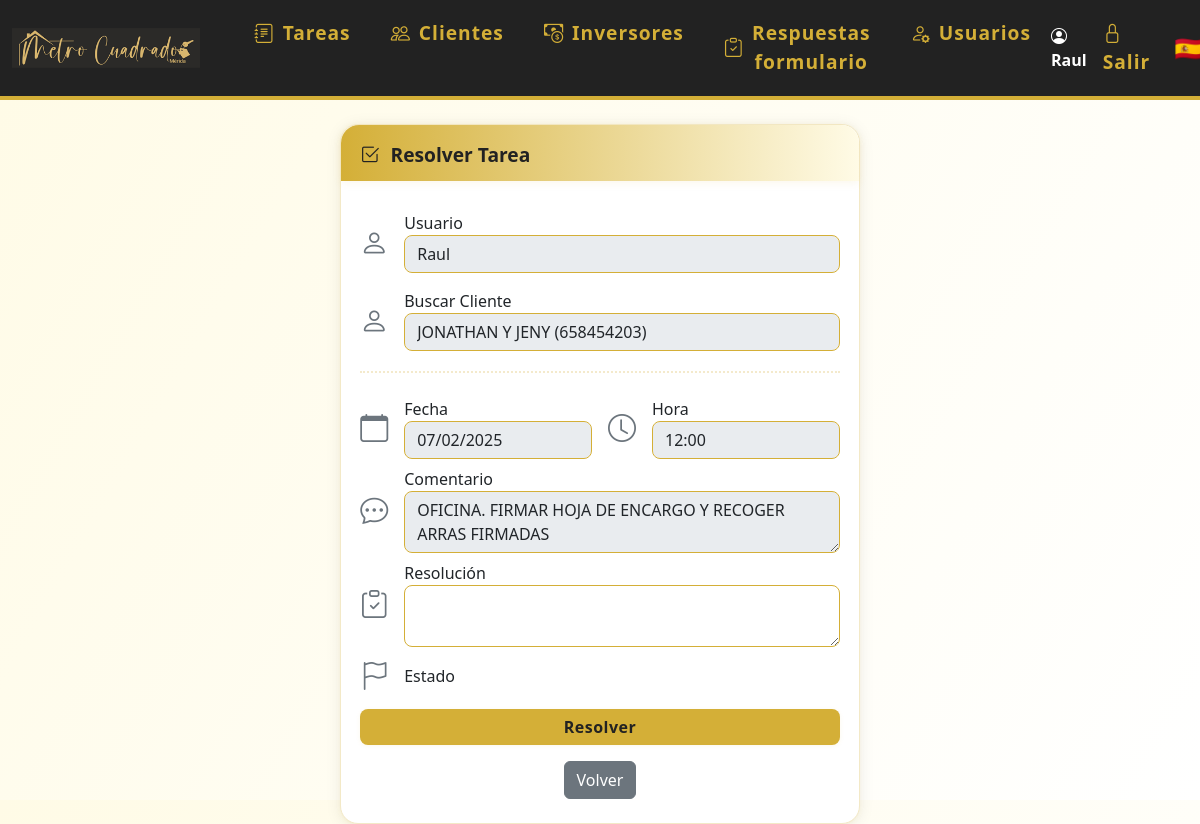
/editar_tarea/6 (signed in), run on an earlier commit of the app's database.
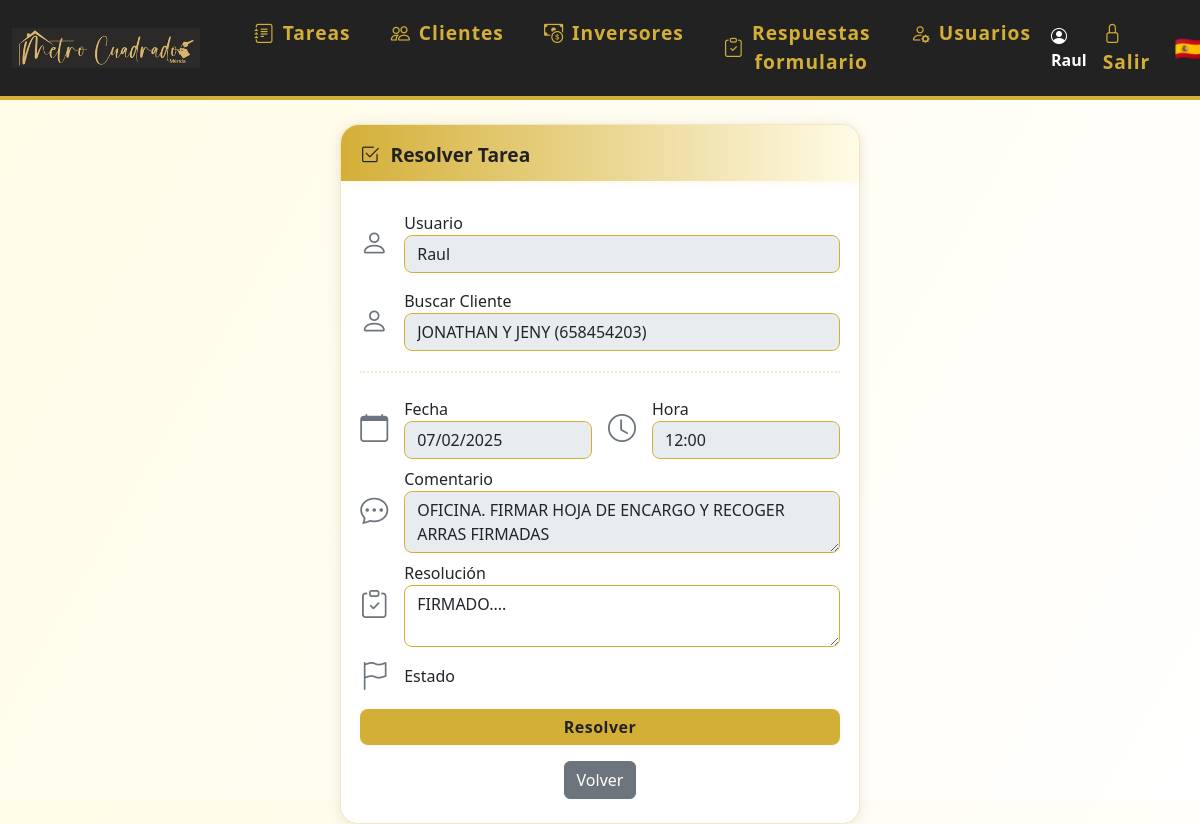
And on a later commit of the database.
### models.py (models this page shows)
class Tarea(db.Model):
    id = db.Column(db.Integer, primary_key=True)
    usuario_id = db.Column(db.Integer, db.ForeignKey('usuario.id'))
    cliente_id = db.Column(db.Integer, db.ForeignKey('cliente.id'))
    fecha = db.Column(db.Date, nullable=False)
    hora = db.Column(db.Time, nullable=True)
    comentario = db.Column(db.Text)
    resolucion = db.Column(db.Text)
    estado = db.Column(db.String(20), nullable=False, default='por_hacer')  # por_hacer, ha_comprado, ha_alquilado, cancelado
    cliente = db.relationship('Cliente', back_populates='tareas')
    usuario = db.relationship('Usuario', back_populates='tareas')

### app.py (the view, shortened to what this page needs)
@app.route('/editar_tarea/<int:tarea_id>', methods=['GET', 'POST'])
@login_required
def editar_tarea(tarea_id):
    tarea = Tarea.query.get_or_404(tarea_id)
    form = ResolverTareaForm(obj=tarea)
    form.usuario_id.choices = [(u.id, u.nombre) for u in Usuario.query.all()]
    if request.method == 'GET':
        form.usuario_id.data = tarea.usuario_id
        if tarea.cliente:
            form.cliente_nombre.data = f"{tarea.cliente.nombre} ({tarea.cliente.telefono})"
            form.cliente_id.data = tarea.cliente_id
            form.estado.data = tarea.estado
    form.estado.render_kw = {'style': 'display:none;'}
    return render_template('editar_tarea.html', form=form, tarea=tarea)

### forms.py
class ResolverTareaForm(FlaskForm):
    usuario_id = SelectField('Usuario', coerce=int, choices=[], validators=[DataRequired()])
    cliente_id = HiddenField('Cliente ID', validators=[Optional()])
    cliente_nombre = StringField('Buscar Cliente', validators=[Optional()])
    fecha = DateField('Fecha', validators=[DataRequired()])
    comentario = TextAreaField('Comentario')
    resolucion = TextAreaField('Resolución')
    estado = SelectField('Estado', choices=[('por_hacer', 'Por hacer'), ('pendiente', 'Standby'), ('cancelado', 'Cancelado'), ('reagendada', 'Reagendada')], validators=[DataRequired()])
    submit = SubmitField('Resolver tarea')

### app.py (called while the page is built)
@login_manager.user_loader
def load_user(user_id):
    return Usuario.query.get(int(user_id))

### templates/editar_tarea.html (shortened to what this page needs)
{% extends 'base.html' %}
{% block content %}
<div class="card" style="max-width:520px;margin:auto;">
  <div class="card-header-gradient">
    <span class="icon"><i class="bi bi-check2-square"></i></span> Resolver Tarea
  </div>
  <form method="POST" id="resolver-form" style="padding:0.7rem 0 0 0;">
      <div class="d-flex align-items-center gap-3 mb-3">
          <i class="bi bi-person fs-3 text-secondary"></i>
          <div class="w-100">
              {{ form.usuario_id.label }}
              {{ form.usuario_id(class_='form-control', disabled=true) }}
          </div>
      </div>
      <div class="d-flex align-items-center gap-3 mb-3">
          <i class="bi bi-person fs-3 text-secondary"></i>
          <div class="w-100 position-relative">
              {{ form.cliente_nombre.label }}
              {{ form.cliente_nombre(class_='form-control', disabled=true) }}
          </div>
      </div>
      <hr class="decor-sep">
      <div class="d-flex gap-3">
        <div class="d-flex align-items-center gap-3 mb-2 w-50">
            <i class="bi bi-calendar fs-3 text-secondary"></i>
            <div class="w-100">
                {{ form.fecha.label }}
                {{ form.fecha(class_='form-control', disabled=true) }}
            </div>
        </div>
        <div class="d-flex align-items-center gap-3 mb-2 w-50">
            <i class="bi bi-clock fs-3 text-secondary"></i>
            <div class="w-100">
                <label>Hora</label>
                <input class="form-control" value="{{ tarea.hora.strftime('%H:%M') if tarea.hora else '' }}" disabled>
            </div>
        </div>
      </div>
      <div class="d-flex align-items-center gap-3 mb-2">
          <i class="bi bi-chat-dots fs-3 text-secondary"></i>
          <div class="w-100">
              {{ form.comentario.label }}
              {{ form.comentario(class_='form-control', disabled=true) }}
          </div>
      </div>
      <div class="d-flex align-items-center gap-3 mb-2">
          <i class="bi bi-clipboard-check fs-3 text-secondary"></i>
          <div class="w-100">
              {{ form.resolucion.label }}
              {{ form.resolucion(class_='form-control', rows=2) }}
          </div>
      </div>
      <div class="d-flex align-items-center gap-3 mb-2">
          <i class="bi bi-flag fs-3 text-secondary"></i>
          <div class="w-100">
              {{ form.estado.label }}
          </div>
      </div>
      <div id="resolver-btns">
        <button type="button" class="btn btn-primary w-100 mt-1" id="btn-resolver">Resolver</button>
      </div>
  </form>
  <div class="mt-3 text-center">
    <button type="button" class="btn btn-secondary" onclick="window.history.back()">Volver</button>
  </div>
</div>
{% endblock %}

What changed in the data, as far as the page shows it:
changed Tarea "Raul": resolucion (not shown) → "FIRMADO...."
